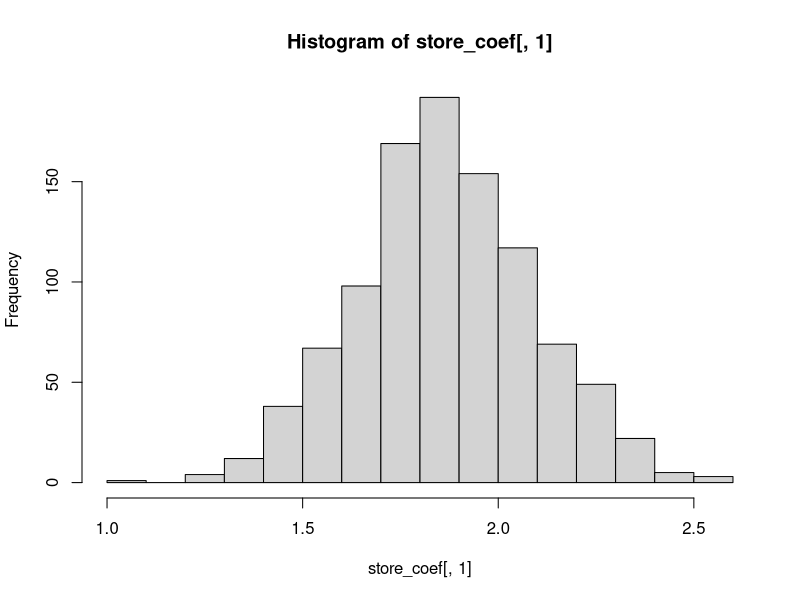

The R source for this figure: (Note: this script raises an error after producing the figure.)
## ---- chunk 1
set.seed(12756)
data <- iris
head(data)
reps <- 10000  #number of replications
samp_mean <- matrix(nrow = reps, ncol = 4)   #matrix to store mean of each replication
store_coef <- matrix(nrow = reps, ncol = 4)  #matrix to store coefficients of each replication
system.time(
for(i in 1:reps) {
  samp_data <- data[sample(nrow(data), nrow(data), replace = T), ]
  samp_mean[i,] <- c(mean(samp_data[,1]), mean(samp_data[,2]) , mean(samp_data[,3]) 
                      , mean(samp_data[,4]))
  reg <- lm(samp_data[,1]~samp_data[,2] + samp_data[,3] + samp_data[,4])
  store_coef[i,] <- c(coefficients(reg))
}
)
  head(samp_mean)
  head(store_coef)
## ---- chunk 2
set.seed(12756)
rep_count <- seq(1, 1000)

samp_mean <- matrix(nrow = reps, ncol = 4)   #matrix to store mean of each replication
store_coef <- matrix(nrow = reps, ncol = 4)  #matrix to store coefficients of each replication
#declare the function
system.time({
lm_fun <- function(rep_count) {
  samp_data <- data[sample(nrow(data), nrow(data), replace = T), ]
  mean_fn <- sapply(samp_data[,1:4], mean)
  #samp_mean <- rbind(data.frame(), c(mean_fn))
  samp_mean[rep_count,] <- c(mean_fn)
  reg <- lm(samp_data[,1]~samp_data[,2] + samp_data[,3] + samp_data[,4])
  #store_coef[rep_count,] <- c(coefficients(reg))
  store_coef <- rbind(data.frame(), unlist(c(coefficients(reg))))
  return(store_coef)
  
}
coef <- lapply(rep_count, lm_fun) #stores as a list

for (i in 1:1000) {
  store_coef[i,] <- unlist(coef[i]) #There might be an easier way of unlisting
}
})

head(store_coef)
hist(store_coef[,1])


## ---- chunk 3
library(parallel)
RNGkind("L'Ecuyer-CMRG")
#M <- 16 ## start M workers 
#s <- .Random.seed
#for (i in 1:M) {
#    s <- nextRNGStream(s)# send s to worker i as .Random.seed 
#}
numcores <- detectCores()
store_coef_par <- matrix(nrow = reps, ncol = 4)  #matrix to store coefficients of each replication using mcapply
set.seed(12756)
system.time({
coef_par <- mclapply(rep_count, lm_fun, mc.cores = numcores, mc.set.seed=TRUE) 
for (i in 1:1000) {
  store_coef_par[i,] <- unlist(coef_par[i]) #There might be an easier way of unlisting
}
})

head(store_coef_par)
## ---- chunk 4
detectCores() 
## ---- chunk 5
mclapply(seq(1,9), function(x) {runif(7)}, mc.cores = 3, mc.set.seed = FALSE)
